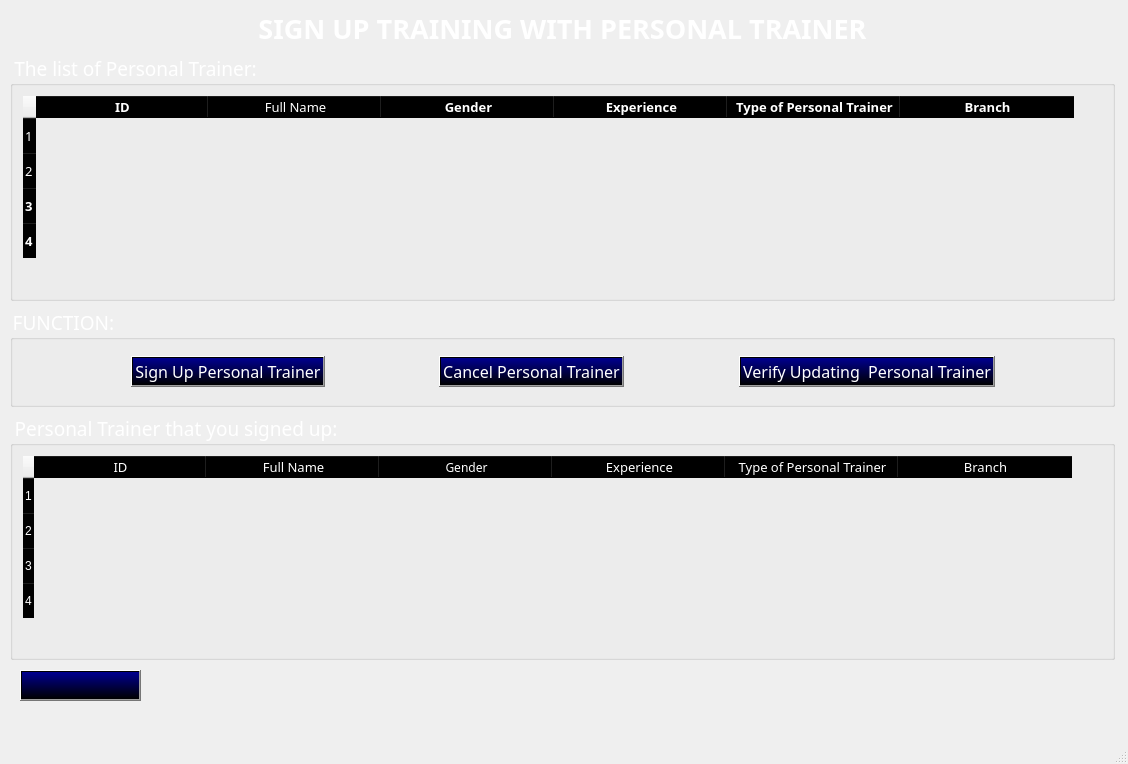
<?xml version="1.0" encoding="UTF-8"?>
<ui version="4.0">
 <class>MainWindow</class>
 <widget class="QMainWindow" name="MainWindow">
  <property name="geometry">
   <rect>
    <x>0</x>
    <y>0</y>
    <width>1128</width>
    <height>764</height>
   </rect>
  </property>
  <property name="windowTitle">
   <string>MainWindow</string>
  </property>
  <widget class="QWidget" name="centralwidget">
   <widget class="QLabel" name="label">
    <property name="geometry">
     <rect>
      <x>0</x>
      <y>0</y>
      <width>1131</width>
      <height>711</height>
     </rect>
    </property>
    <property name="text">
     <string/>
    </property>
    <property name="pixmap">
     <pixmap>../../images/img_bg4.jpg</pixmap>
    </property>
    <property name="scaledContents">
     <bool>true</bool>
    </property>
   </widget>
   <widget class="QWidget" name="layoutWidget">
    <property name="geometry">
     <rect>
      <x>10</x>
      <y>10</y>
      <width>1105</width>
      <height>650</height>
     </rect>
    </property>
    <layout class="QVBoxLayout" name="verticalLayout">
     <item>
      <widget class="QLabel" name="label_2">
       <property name="font">
        <font>
         <family>UTM Eremitage</family>
         <pointsize>20</pointsize>
        </font>
       </property>
       <property name="styleSheet">
        <string notr="true">color: rgb(255, 255, 255);</string>
       </property>
       <property name="text">
        <string>&lt;html&gt;&lt;head/&gt;&lt;body&gt;&lt;p&gt;&lt;span style=&quot; font-weight:600; color:#ffffff;&quot;&gt;SIGN UP TRAINING WITH PERSONAL TRAINER&lt;/span&gt;&lt;/p&gt;&lt;/body&gt;&lt;/html&gt;</string>
       </property>
       <property name="alignment">
        <set>Qt::AlignHCenter|Qt::AlignTop</set>
       </property>
      </widget>
     </item>
     <item>
      <widget class="QGroupBox" name="groupBox">
       <property name="maximumSize">
        <size>
         <width>16777215</width>
         <height>300</height>
        </size>
       </property>
       <property name="font">
        <font>
         <family>UTM Bebas</family>
         <pointsize>14</pointsize>
        </font>
       </property>
       <property name="styleSheet">
        <string notr="true">color: rgb(255, 255, 255);</string>
       </property>
       <property name="title">
        <string>The list of Personal Trainer:</string>
       </property>
       <property name="alignment">
        <set>Qt::AlignLeading|Qt::AlignLeft|Qt::AlignTop</set>
       </property>
       <layout class="QVBoxLayout" name="verticalLayout_3">
        <item>
         <widget class="QTableWidget" name="tableWidgetPT">
          <property name="maximumSize">
           <size>
            <width>16777215</width>
            <height>497</height>
           </size>
          </property>
          <property name="font">
           <font>
            <family>Times New Roman</family>
            <pointsize>10</pointsize>
           </font>
          </property>
          <property name="styleSheet">
           <string notr="true">color: rgb(255, 255, 255);
background: transparent
</string>
          </property>
          <attribute name="horizontalHeaderDefaultSectionSize">
           <number>173</number>
          </attribute>
          <attribute name="horizontalHeaderMinimumSectionSize">
           <number>60</number>
          </attribute>
          <attribute name="verticalHeaderDefaultSectionSize">
           <number>35</number>
          </attribute>
          <attribute name="verticalHeaderMinimumSectionSize">
           <number>35</number>
          </attribute>
          <row>
           <property name="text">
            <string>1</string>
           </property>
           <property name="font">
            <font>
             <family>Sitka Text Semibold</family>
             <pointsize>10</pointsize>
             <weight>50</weight>
             <bold>false</bold>
            </font>
           </property>
          </row>
          <row>
           <property name="text">
            <string>2</string>
           </property>
           <property name="font">
            <font>
             <family>Sitka Text Semibold</family>
             <pointsize>10</pointsize>
            </font>
           </property>
          </row>
          <row>
           <property name="text">
            <string>3</string>
           </property>
           <property name="font">
            <font>
             <family>Sitka Text Semibold</family>
             <pointsize>10</pointsize>
             <weight>75</weight>
             <bold>true</bold>
            </font>
           </property>
          </row>
          <row>
           <property name="text">
            <string>4</string>
           </property>
           <property name="font">
            <font>
             <family>Sitka Text Semibold</family>
             <pointsize>10</pointsize>
             <weight>75</weight>
             <bold>true</bold>
            </font>
           </property>
          </row>
          <column>
           <property name="text">
            <string>ID</string>
           </property>
           <property name="font">
            <font>
             <family>Sitka Text Semibold</family>
             <pointsize>10</pointsize>
             <weight>75</weight>
             <bold>true</bold>
            </font>
           </property>
          </column>
          <column>
           <property name="text">
            <string>Full Name</string>
           </property>
           <property name="font">
            <font>
             <family>Sitka Text Semibold</family>
             <pointsize>10</pointsize>
            </font>
           </property>
          </column>
          <column>
           <property name="text">
            <string>Gender</string>
           </property>
           <property name="font">
            <font>
             <family>Sitka Text Semibold</family>
             <pointsize>10</pointsize>
             <weight>75</weight>
             <bold>true</bold>
            </font>
           </property>
          </column>
          <column>
           <property name="text">
            <string>Experience</string>
           </property>
           <property name="font">
            <font>
             <family>Sitka Text Semibold</family>
             <pointsize>10</pointsize>
             <weight>75</weight>
             <bold>true</bold>
            </font>
           </property>
          </column>
          <column>
           <property name="text">
            <string>Type of Personal Trainer</string>
           </property>
           <property name="font">
            <font>
             <family>Sitka Text Semibold</family>
             <pointsize>10</pointsize>
             <weight>75</weight>
             <bold>true</bold>
            </font>
           </property>
          </column>
          <column>
           <property name="text">
            <string>Branch</string>
           </property>
           <property name="font">
            <font>
             <family>Sitka Text Semibold</family>
             <pointsize>10</pointsize>
             <weight>75</weight>
             <bold>true</bold>
            </font>
           </property>
          </column>
         </widget>
        </item>
       </layout>
      </widget>
     </item>
     <item>
      <widget class="QGroupBox" name="groupBox_2">
       <property name="minimumSize">
        <size>
         <width>0</width>
         <height>100</height>
        </size>
       </property>
       <property name="maximumSize">
        <size>
         <width>16777215</width>
         <height>500</height>
        </size>
       </property>
       <property name="font">
        <font>
         <family>UTM Bebas</family>
         <pointsize>14</pointsize>
        </font>
       </property>
       <property name="styleSheet">
        <string notr="true">color: rgb(255, 255, 255);</string>
       </property>
       <property name="title">
        <string>FUNCTION:</string>
       </property>
       <layout class="QHBoxLayout" name="horizontalLayout_2">
        <item>
         <layout class="QHBoxLayout" name="horizontalLayout">
          <item>
           <spacer name="horizontalSpacer">
            <property name="orientation">
             <enum>Qt::Horizontal</enum>
            </property>
            <property name="sizeHint" stdset="0">
             <size>
              <width>40</width>
              <height>20</height>
             </size>
            </property>
           </spacer>
          </item>
          <item>
           <widget class="QPushButton" name="pushButtonSignUp">
            <property name="font">
             <font>
              <family>UTM Bebas</family>
              <pointsize>12</pointsize>
             </font>
            </property>
            <property name="styleSheet">
             <string notr="true">color: rgb(255, 255, 255);
background-color: qlineargradient(spread:pad, x1:0, y1:1, x2:0, y2:0, stop:0 rgba(0, 0, 0, 255), stop:0.965174 rgba(0, 0, 139, 255));</string>
            </property>
            <property name="text">
             <string>Sign Up Personal Trainer</string>
            </property>
           </widget>
          </item>
          <item>
           <spacer name="horizontalSpacer_3">
            <property name="orientation">
             <enum>Qt::Horizontal</enum>
            </property>
            <property name="sizeHint" stdset="0">
             <size>
              <width>40</width>
              <height>20</height>
             </size>
            </property>
           </spacer>
          </item>
          <item>
           <widget class="QPushButton" name="pushButtonCancel">
            <property name="font">
             <font>
              <family>UTM Bebas</family>
              <pointsize>12</pointsize>
             </font>
            </property>
            <property name="styleSheet">
             <string notr="true">color: rgb(255, 255, 255);
background-color: qlineargradient(spread:pad, x1:0, y1:1, x2:0, y2:0, stop:0 rgba(0, 0, 0, 255), stop:0.965174 rgba(0, 0, 139, 255));</string>
            </property>
            <property name="text">
             <string>Cancel Personal Trainer</string>
            </property>
           </widget>
          </item>
          <item>
           <spacer name="horizontalSpacer_4">
            <property name="orientation">
             <enum>Qt::Horizontal</enum>
            </property>
            <property name="sizeHint" stdset="0">
             <size>
              <width>40</width>
              <height>20</height>
             </size>
            </property>
           </spacer>
          </item>
          <item>
           <widget class="QPushButton" name="pushButtonVerify">
            <property name="font">
             <font>
              <family>UTM Bebas</family>
              <pointsize>12</pointsize>
             </font>
            </property>
            <property name="styleSheet">
             <string notr="true">color: rgb(255, 255, 255);
background-color: qlineargradient(spread:pad, x1:0, y1:1, x2:0, y2:0, stop:0 rgba(0, 0, 0, 255), stop:0.965174 rgba(0, 0, 139, 255));</string>
            </property>
            <property name="text">
             <string>Verify Updating  Personal Trainer</string>
            </property>
           </widget>
          </item>
          <item>
           <spacer name="horizontalSpacer_2">
            <property name="orientation">
             <enum>Qt::Horizontal</enum>
            </property>
            <property name="sizeHint" stdset="0">
             <size>
              <width>40</width>
              <height>20</height>
             </size>
            </property>
           </spacer>
          </item>
         </layout>
        </item>
       </layout>
      </widget>
     </item>
     <item>
      <widget class="QGroupBox" name="groupBox_3">
       <property name="minimumSize">
        <size>
         <width>0</width>
         <height>200</height>
        </size>
       </property>
       <property name="font">
        <font>
         <family>UTM Bebas</family>
         <pointsize>14</pointsize>
        </font>
       </property>
       <property name="styleSheet">
        <string notr="true">color: rgb(255, 255, 255);</string>
       </property>
       <property name="title">
        <string>Personal Trainer that you signed up:</string>
       </property>
       <layout class="QVBoxLayout" name="verticalLayout_4">
        <item>
         <widget class="QTableWidget" name="tableWidgetPT2">
          <property name="maximumSize">
           <size>
            <width>16777215</width>
            <height>497</height>
           </size>
          </property>
          <property name="font">
           <font>
            <family>Times New Roman</family>
            <pointsize>10</pointsize>
            <weight>50</weight>
            <bold>false</bold>
           </font>
          </property>
          <property name="styleSheet">
           <string notr="true">color: rgb(255, 255, 255);
background: transparent
</string>
          </property>
          <attribute name="horizontalHeaderDefaultSectionSize">
           <number>173</number>
          </attribute>
          <attribute name="horizontalHeaderMinimumSectionSize">
           <number>60</number>
          </attribute>
          <attribute name="verticalHeaderDefaultSectionSize">
           <number>35</number>
          </attribute>
          <attribute name="verticalHeaderMinimumSectionSize">
           <number>35</number>
          </attribute>
          <row>
           <property name="text">
            <string>1</string>
           </property>
          </row>
          <row>
           <property name="text">
            <string>2</string>
           </property>
          </row>
          <row>
           <property name="text">
            <string>3</string>
           </property>
          </row>
          <row>
           <property name="text">
            <string>4</string>
           </property>
          </row>
          <column>
           <property name="text">
            <string>ID</string>
           </property>
           <property name="font">
            <font>
             <family>Sitka Text Semibold</family>
             <pointsize>10</pointsize>
            </font>
           </property>
          </column>
          <column>
           <property name="text">
            <string>Full Name</string>
           </property>
           <property name="font">
            <font>
             <family>Sitka Text Semibold</family>
             <pointsize>10</pointsize>
            </font>
           </property>
          </column>
          <column>
           <property name="text">
            <string>Gender</string>
           </property>
           <property name="font">
            <font>
             <family>Sitka Text Semibold</family>
            </font>
           </property>
          </column>
          <column>
           <property name="text">
            <string>Experience</string>
           </property>
           <property name="font">
            <font>
             <family>Sitka Text Semibold</family>
             <pointsize>10</pointsize>
            </font>
           </property>
          </column>
          <column>
           <property name="text">
            <string>Type of Personal Trainer</string>
           </property>
           <property name="font">
            <font>
             <family>Sitka Text Semibold</family>
             <pointsize>10</pointsize>
            </font>
           </property>
          </column>
          <column>
           <property name="text">
            <string>Branch</string>
           </property>
           <property name="font">
            <font>
             <family>Sitka Text Semibold</family>
             <pointsize>10</pointsize>
            </font>
           </property>
          </column>
         </widget>
        </item>
       </layout>
      </widget>
     </item>
    </layout>
   </widget>
   <widget class="QPushButton" name="pushButtonReturnSignUpPT">
    <property name="geometry">
     <rect>
      <x>20</x>
      <y>670</y>
      <width>121</width>
      <height>31</height>
     </rect>
    </property>
    <property name="styleSheet">
     <string notr="true">color: rgb(255, 255, 255);
background-color: qlineargradient(spread:pad, x1:0, y1:1, x2:0, y2:0, stop:0 rgba(0, 0, 0, 255), stop:0.965174 rgba(0, 0, 139, 255));</string>
    </property>
    <property name="text">
     <string/>
    </property>
    <property name="icon">
     <iconset>
      <normaloff>../../images/icon_return.png</normaloff>../../images/icon_return.png</iconset>
    </property>
    <property name="iconSize">
     <size>
      <width>40</width>
      <height>40</height>
     </size>
    </property>
   </widget>
  </widget>
  <widget class="QMenuBar" name="menubar">
   <property name="geometry">
    <rect>
     <x>0</x>
     <y>0</y>
     <width>1128</width>
     <height>26</height>
    </rect>
   </property>
  </widget>
  <widget class="QStatusBar" name="statusbar"/>
 </widget>
 <resources/>
 <connections/>
</ui>
